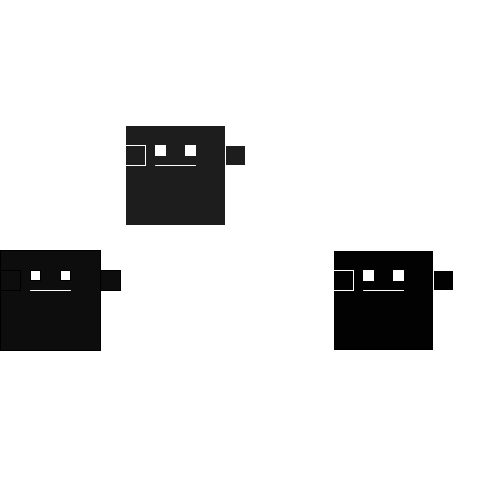
Frame 1 (no input)
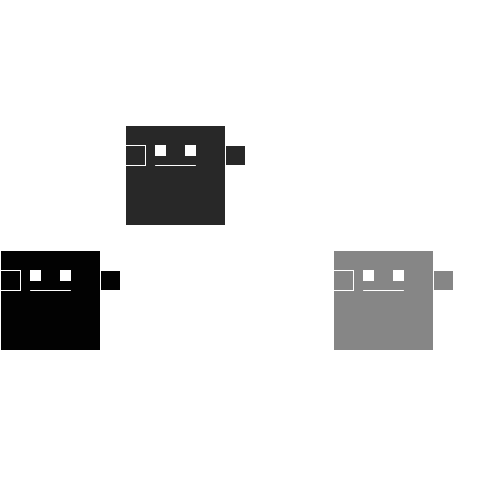
Frame 60 (the mouse pressed at the canvas centre just before this capture)
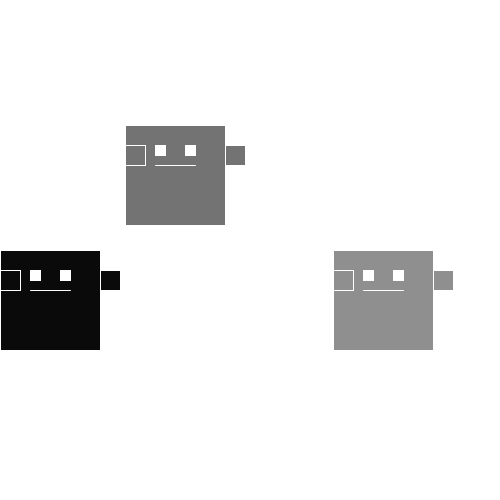
Frame 120 (the mouse held since frame 60 and released just before this capture)

The Processing sketch that drew these frames (run headless with seeded random() and noise(); from frame 60 on, the mouse is pressed at the canvas centre):

// Processing sketch: processing_105990
// ── processing_105990.pde


Monster A = new Monster();
Monster B = new Monster();
Monster C = new Monster();

void setup() {
  size(500, 500);
  fill(random(0,255));  
  
  A.prime(0, height/2, 2);
  B.prime(width/4, height/4,random(-2,2));
  C.prime(2* width/3, height/2,random(-2,2));

}

void draw(){
  
  background(255);
  A.animate();
  B.animate();
  C.animate();
  
 // println(A.x);
  
}


void keyPressed(){
  A.move();
  C.move();
 
}




  


class Monster {

  float x;
  float y;
  float xspeed;
  float yspeed;


  void prime(float a, float b, float c) {
    x=a;
    y=b;
    xspeed=random(-5,5);
    yspeed=random(-10,10);
  }

  void animate() {
    //Body
    fill(random(0,144));
    rect(x, y, 100, 100);
    rect(x, y+20, 20, 20);
    rect(x+100, y+20, 20, 20);

    //Eyes
    fill(255);
    rect(x+30, y+20, 10, 10);
    rect(x+60, y+20, 10, 10);

    //Mouth

    stroke(255);
    line(x+30, y+40, x+70, y+40);
  }
  
  void move() {
    x+= xspeed;
    y+= yspeed;
  }
  void keyPressed() {
    if(keyCode == RIGHT)
    x+= xspeed;
    if(keyCode == LEFT)
    x-= xspeed; 
    if(keyCode == UP)
    y+= yspeed;
    if(keyCode == DOWN)
    y-= yspeed; 
  }
  }
  
  
